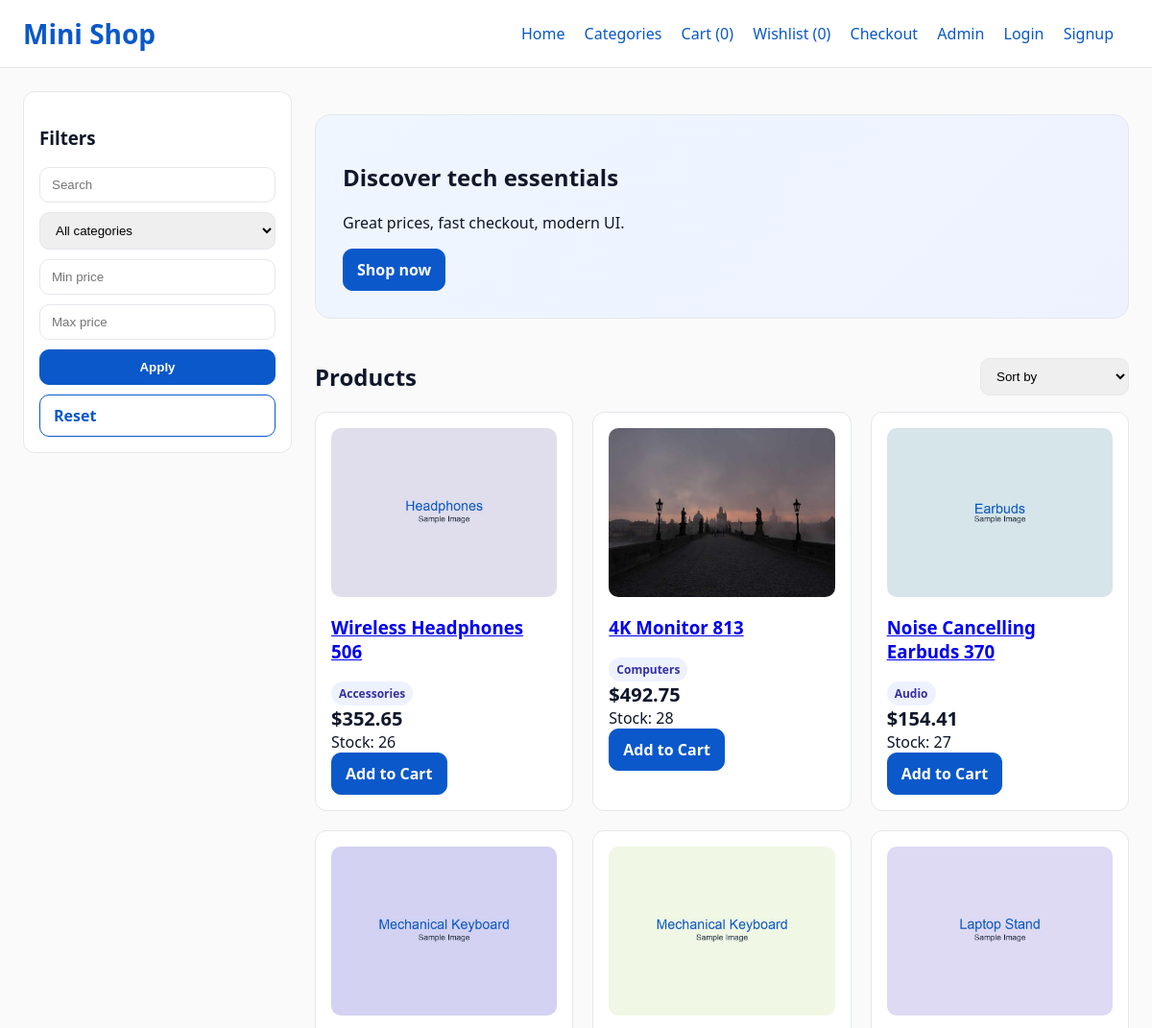
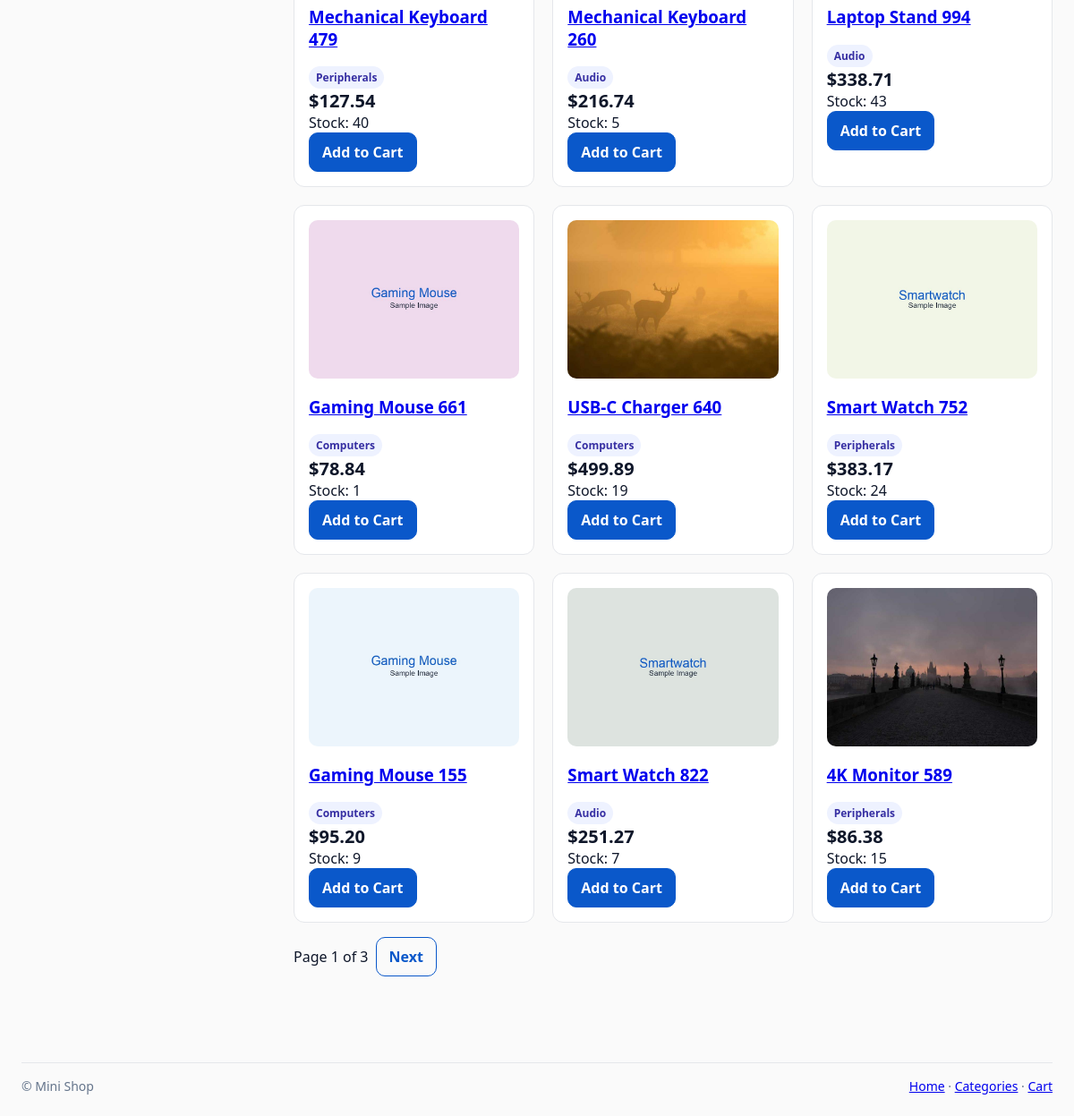
The page / on the database its author committed (2 pictures, top to bottom).
### products/models.py (models this page shows, shortened)
class Product(models.Model):
    category = models.ForeignKey(Category, related_name="products", on_delete=models.CASCADE)
    name = models.CharField(max_length=200)
    slug = models.SlugField(max_length=220, unique=True)
    description = models.TextField(blank=True)
    price = models.DecimalField(max_digits=10, decimal_places=2)
    image = models.ImageField(upload_to="products/", blank=True, null=True)
    stock = models.PositiveIntegerField(default=0)
    sku = models.CharField(max_length=64, blank=True, default='', db_index=True)
    brand = models.ForeignKey('Brand', related_name='products', on_delete=models.SET_NULL, null=True, blank=True)
    tags = models.CharField(max_length=255, blank=True, default='', help_text="Comma separated tags")
    active = models.BooleanField(default=True)
    created_at = models.DateTimeField(auto_now_add=True)
    updated_at = models.DateTimeField(auto_now=True)
    class Meta:
        ordering = ["-created_at"]

class Category(models.Model):
    name = models.CharField(max_length=120, unique=True)
    slug = models.SlugField(max_length=140, unique=True)
    class Meta:
        ordering = ["name"]

### products/views.py (the view)
# urls.py: path('', views.product_list, name='product_list'),
def product_list(request):
    query = request.GET.get('q')
    category_slug = request.GET.get('category')
    min_price = request.GET.get('min_price')
    max_price = request.GET.get('max_price')
    products_qs = Product.objects.all()
    categories = Category.objects.all()
    if category_slug:
        products_qs = products_qs.filter(category__slug=category_slug)
    if query:
        products_qs = products_qs.filter(
            Q(name__icontains=query) | Q(description__icontains=query)
        )
    if min_price:
        try:
            products_qs = products_qs.filter(price__gte=float(min_price))
        except ValueError:
            pass
    if max_price:
        try:
            products_qs = products_qs.filter(price__lte=float(max_price))
        except ValueError:
            pass
    sort = request.GET.get('sort')
    if sort == 'price_asc':
        products_qs = products_qs.order_by('price')
    elif sort == 'price_desc':
        products_qs = products_qs.order_by('-price')
    elif sort == 'newest':
        products_qs = products_qs.order_by('-created_at')
    paginator = Paginator(products_qs, 12)
    page_number = request.GET.get('page')
    page_obj = paginator.get_page(page_number)
    context = {
        'page_obj': page_obj,
        'categories': categories,
        'current_category': category_slug,
        'query': query,
        'min_price': min_price,
        'max_price': max_price,
        'sort': sort,
    }
    return render(request, 'products/product_list.html', context)

### cart/context_processors.py (called while the page is built)
def cart_counts(request) -> Dict[str, Any]:
    cart = request.session.get('cart', {})
    wishlist = request.session.get('wishlist', set())
    if isinstance(wishlist, set):
        wishlist_count = len(wishlist)
    else:
        try:
            wishlist_count = len(list(wishlist))
        except Exception:
            wishlist_count = 0
    count = 0
    for item in cart.values():
        try:
            count += int(item.get('quantity', 0))
        except Exception:
            continue
    return {
        'cart_count': count,
        'wishlist_count': wishlist_count,
    }

### templates/products/product_list.html (shortened to what this page needs)
{% extends 'base.html' %}
{% block content %}
<div class="layout">
  <aside class="sidebar">
    <form method="get">
      <h3>Filters</h3>
      <div style="display:grid; gap:10px;">
        <input type="text" name="q" placeholder="Search" value="{{ request.GET.q }}">
        <select name="category">
          <option value="">All categories</option>
        </select>
        <input type="number" step="0.01" name="min_price" placeholder="Min price" value="{{ request.GET.min_price }}">
        <input type="number" step="0.01" name="max_price" placeholder="Max price" value="{{ request.GET.max_price }}">
        <button class="btn btn-primary">Apply</button>
        <a class="btn" href="/">Reset</a>
      </div>
    </form>
  </aside>
  <section class="content">
    <div class="hero">
      <h2>Discover tech essentials</h2>
      <p>Great prices, fast checkout, modern UI.</p>
      <a class="btn btn-primary" href="/">Shop now</a>
    </div>
    <div class="toolbar" style="display:flex;justify-content:space-between;align-items:center;gap:12px;flex-wrap:wrap">
      <h2>Products</h2>
      <form method="get">
        <select name="sort" onchange="this.form.submit()">
          <option value="">Sort by</option>
        </select>
      </form>
    </div>
    <div class="grid">
      {% for p in page_obj.object_list %}
        <div class="card">
          {% if p.image %}
            <a href="{% url 'product_detail' p.slug %}"><img src="{{ p.image.url }}" alt="{{ p.name }}"></a>
          {% endif %}
          <h3><a href="{% url 'product_detail' p.slug %}">{{ p.name }}</a></h3>
          <div class="badge">{{ p.category.name }}</div>
          <div class="price">${{ p.price }}</div>
          <div>Stock: {{ p.stock }}</div>
          <a class="btn btn-primary" href="/cart/add/{{ p.id }}/">Add to Cart</a>
        </div>
      {% empty %}
        <p>No products found.</p>
      {% endfor %}
    </div>
    {% if page_obj.paginator.num_pages > 1 %}
      <div style="margin-top: 16px; display: flex; gap: 8px; align-items: center;">
        <span>Page {{ page_obj.number }} of {{ page_obj.paginator.num_pages }}</span>
        {% if page_obj.has_next %}
          <a class="btn" href="?page={{ page_obj.next_page_number }}">Next</a>
        {% endif %}
      </div>
    {% endif %}
  </section>
</div>
{% endblock %}

### templates/base.html (shortened to what this page needs)
<!DOCTYPE html>
<html lang="en">
<head>
    <link rel="stylesheet" href="https://cdnjs.cloudflare.com/ajax/libs/modern-normalize/2.0.0/modern-normalize.min.css">
    <link rel="stylesheet" href="/static/css/styles.css">
    {% load static %}
</head>
<body>
    <header class="header">
        <div class="nav container">
            <div class="brand"><a href="/">Mini Shop</a></div>
            <nav>
                <a href="/">Home</a>
                <a href="/categories/">Categories</a>
                <a href="/cart/">Cart ({{ cart_count|default:0 }})</a>
                <a href="/wishlist/">Wishlist ({{ wishlist_count|default:0 }})</a>
                <a href="/checkout/">Checkout</a>
                <a href="/admin/">Admin</a>
                <a href="/accounts/login/">Login</a>
                <a href="/accounts/signup/">Signup</a>
            </nav>
        </div>
    </header>
    <div class="container">
        {% block content %}{% endblock %}
    </div>
    <footer class="container" style="margin-top:32px;color:#64748b;font-size:14px">
      <hr style="border:none;border-top:1px solid #e5e7eb;margin:16px 0">
      <div style="display:flex;justify-content:space-between;align-items:center;flex-wrap:wrap;gap:8px">
        <div>© {{ now|date:'Y' }} Mini Shop</div>
        <div>
          <a href="/">Home</a> · <a href="/categories/">Categories</a> · <a href="/cart/">Cart</a>
        </div>
      </div>
    </footer>
</body>
</html>

### static/css/styles.css (style rules this page uses)
:root { --brand:#0a58ca;--bg:#0f172a;--muted:#64748b;--border:#e5e7eb;--card:#ffffff }
* { box-sizing:border-box }
html,body { margin:0;padding:0 }
body { font-family:system-ui,-apple-system,Segoe UI,Roboto,Ubuntu,Cantarell,Noto Sans,sans-serif;background:#fafafa;color:#0f172a }
.container { max-width:1280px;margin:0 auto;padding:24px }
.header { position:sticky;top:0;background:#fff;border-bottom:1px solid var(--border);z-index:10 }
.nav { display:flex;justify-content:space-between;align-items:center;gap:16px;padding:16px 24px }
.brand { font-size:28px;font-weight:800 }
.nav a { margin-right:16px;color:var(--brand);text-decoration:none }
.layout { display:grid;grid-template-columns:280px 1fr;gap:24px }
.sidebar { background:#fff;border:1px solid var(--border);border-radius:12px;padding:16px;height:max-content;position:sticky;top:84px }
.content { min-height:60vh }
.grid { display:grid;grid-template-columns:repeat(auto-fill,minmax(260px,1fr));gap:20px }
.card { background:#fff;border:1px solid var(--border);border-radius:12px;padding:16px }
.price { font-size:20px;font-weight:800 }
.btn { display:inline-block;padding:10px 14px;border:1px solid var(--brand);border-radius:10px;font-weight:600;transition:transform .08s ease, box-shadow .15s ease;text-decoration:none;color:var(--brand) }
.btn-primary { background:var(--brand);color:#fff;border-color:var(--brand) }
input,select { padding:10px 12px;border:1px solid var(--border);border-radius:10px }
img { max-width:100%;height:auto;border-radius:10px;display:block }
.badge { display:inline-block;padding:4px 8px;border-radius:999px;background:#eef2ff;color:#3730a3;font-size:12px;font-weight:700 }
.hero { background:linear-gradient(135deg,#eff6ff,#eef2ff);border:1px solid var(--border);border-radius:16px;padding:28px;margin:24px 0 }

### rows shown on the page
Product: image (picture), name "Wireless Headphones 506", category.name "Accessories", price "352.65", stock "26"
Product: image (picture), name "4K Monitor 813", category.name "Computers", price "492.75", stock "28"
Product: image (picture), name "Noise Cancelling Earbuds 370", category.name "Audio", price "154.41", stock "27"
Product: image (picture), name "Mechanical Keyboard 479", category.name "Peripherals", price "127.54", stock "40"
Product: image (picture), name "Mechanical Keyboard 260", category.name "Audio", price "216.74", stock "5"
Product: image (picture), name "Laptop Stand 994", category.name "Audio", price "338.71", stock "43"
Product: image (picture), name "Gaming Mouse 661", category.name "Computers", price "78.84", stock "1"
Product: image (picture), name "USB-C Charger 640", category.name "Computers", price "499.89", stock "19"
Product: image (picture), name "Smart Watch 752", category.name "Peripherals", price "383.17", stock "24"
Product: image (picture), name "Gaming Mouse 155", category.name "Computers", price "95.20", stock "9"
Product: image (picture), name "Smart Watch 822", category.name "Audio", price "251.27", stock "7"
Product: image (picture), name "4K Monitor 589", category.name "Peripherals", price "86.38", stock "15"

### other values the page prints
{{ cart_count|default:0 }} "0"
{{ wishlist_count|default:0 }} "0"
{{ page_obj.number }} "1"
{{ page_obj.paginator.num_pages }} "3"
